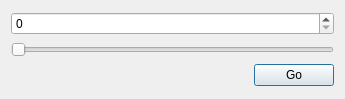
<ui version="4.0" >
 <class>goToLineForm</class>
 <widget class="QDialog" name="goToLineForm" >
  <property name="geometry" >
   <rect>
    <x>0</x>
    <y>0</y>
    <width>345</width>
    <height>99</height>
   </rect>
  </property>
  <property name="sizePolicy" >
   <sizepolicy vsizetype="Minimum" hsizetype="Minimum" >
    <horstretch>0</horstretch>
    <verstretch>0</verstretch>
   </sizepolicy>
  </property>
  <property name="windowTitle" >
   <string>Dialog</string>
  </property>
  <layout class="QGridLayout" >
   <item row="0" column="0" colspan="2" >
    <widget class="QSpinBox" name="spinBox" />
   </item>
   <item row="1" column="0" colspan="2" >
    <widget class="QSlider" name="horizontalSlider" >
     <property name="maximum" >
      <number>100</number>
     </property>
     <property name="pageStep" >
      <number>1</number>
     </property>
     <property name="orientation" >
      <enum>Qt::Horizontal</enum>
     </property>
    </widget>
   </item>
   <item row="2" column="0" >
    <spacer>
     <property name="orientation" >
      <enum>Qt::Horizontal</enum>
     </property>
     <property name="sizeHint" >
      <size>
       <width>241</width>
       <height>20</height>
      </size>
     </property>
    </spacer>
   </item>
   <item row="2" column="1" >
    <widget class="QPushButton" name="goButton" >
     <property name="text" >
      <string>Go</string>
     </property>
    </widget>
   </item>
  </layout>
 </widget>
 <resources/>
 <connections>
  <connection>
   <sender>horizontalSlider</sender>
   <signal>sliderMoved(int)</signal>
   <receiver>spinBox</receiver>
   <slot>setValue(int)</slot>
   <hints>
    <hint type="sourcelabel" >
     <x>172</x>
     <y>46</y>
    </hint>
    <hint type="destinationlabel" >
     <x>172</x>
     <y>20</y>
    </hint>
   </hints>
  </connection>
  <connection>
   <sender>spinBox</sender>
   <signal>valueChanged(int)</signal>
   <receiver>horizontalSlider</receiver>
   <slot>setValue(int)</slot>
   <hints>
    <hint type="sourcelabel" >
     <x>172</x>
     <y>20</y>
    </hint>
    <hint type="destinationlabel" >
     <x>172</x>
     <y>46</y>
    </hint>
   </hints>
  </connection>
 </connections>
</ui>
